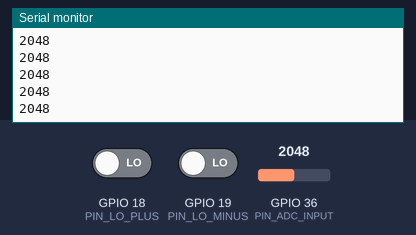
The program below on a simulated ESP32. On the bench: the last lines printed to the serial monitor. The inputs (shaded band) are chosen by the test bench; at power-on: GPIO 36 (PIN_ADC_INPUT) = 2048, GPIO 18 (PIN_LO_PLUS) LOW, GPIO 19 (PIN_LO_MINUS) LOW.

Above: at 1.3 s.
1.4 s: GPIO 36 (PIN_ADC_INPUT) set to 2866
At 2.0 s:
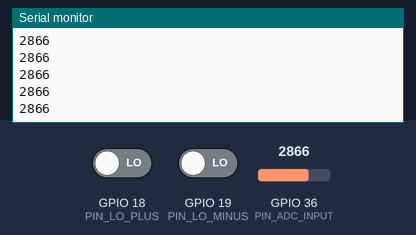
2.9 s: GPIO 18 (PIN_LO_PLUS) driven HIGH
At 3.6 s:
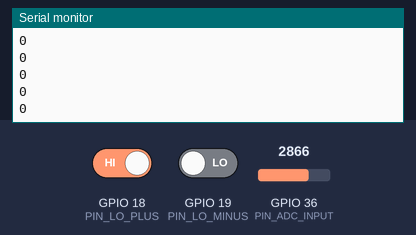
Timing chart, 0 to 5.9 s (numbered marks = the images above; inputs shaded):
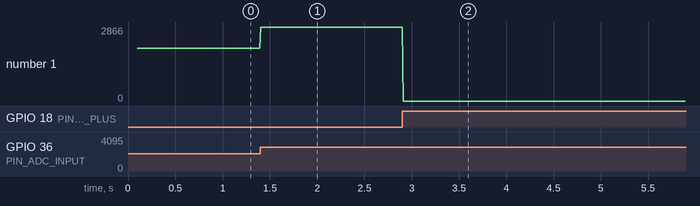

The program:

main.cpp
```cpp
#include <Arduino.h>

// --- ĐỊNH NGHĨA CHÂN ---
const int PIN_ADC_INPUT = 36; // GPIO 36
const int PIN_LO_PLUS   = 18; // GPIO 18
const int PIN_LO_MINUS  = 19; // GPIO 19

void setup() {
  // Bật Serial tốc độ cao
  Serial.begin(115200);

  // Cấu hình chân Digital Input
  // Lưu ý: AD8232 đẩy mức logic ra (Push-pull), nên ta dùng INPUT thường
  pinMode(PIN_LO_PLUS, INPUT);
  pinMode(PIN_LO_MINUS, INPUT);

  // Cấu hình chân Analog
  pinMode(PIN_ADC_INPUT, INPUT);

  delay(100);
}

void loop() {
  // 1. Kiểm tra tuột dây trước
  // Nếu LO+ hoặc LO- lên mức cao -> Dây điện cực bị tuột
  if ((digitalRead(PIN_LO_PLUS) == 1) || (digitalRead(PIN_LO_MINUS) == 1)) {
    Serial.println(0); // Gửi 0 hoặc dấu hiệu để biết đang lỗi
  }
  else {
    // 2. Đọc giá trị Analog
    // ESP32 ADC: 0 -> 4095 (tương ứng 0 -> 3.3V)
    int adcValue = analogRead(PIN_ADC_INPUT);

    // 3. Gửi lên máy tính để vẽ đồ thị
    Serial.println(adcValue);
  }

  // Tốc độ lấy mẫu ~ 100-200Hz là đủ cho ECG cơ bản
  delay(10);
}
```

Measured:
- after the input at 1.4 s, the serial monitor: prints a new line at once (image 1)
- after the input at 2.9 s, the serial monitor: prints a new line at once (image 2)
- plotted number 1: 2048 → 2866 after the input at 1.4 s, 2866 → 0 after the input at 2.9 s
